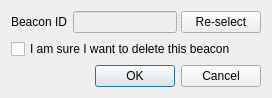
<?xml version="1.0" encoding="UTF-8"?>
<ui version="4.0">
 <class>dlg_beaconRemover</class>
 <widget class="QDialog" name="dlg_beaconRemover">
  <property name="geometry">
   <rect>
    <x>0</x>
    <y>0</y>
    <width>310</width>
    <height>110</height>
   </rect>
  </property>
  <property name="windowTitle">
   <string>Beacon Remover</string>
  </property>
  <layout class="QGridLayout" name="gridLayout">
   <property name="sizeConstraint">
    <enum>QLayout::SetFixedSize</enum>
   </property>
   <item row="0" column="0">
    <layout class="QVBoxLayout" name="verticalLayout">
     <item>
      <widget class="QSplitter" name="splitter">
       <property name="orientation">
        <enum>Qt::Horizontal</enum>
       </property>
       <widget class="QWidget" name="">
        <layout class="QFormLayout" name="formLayout">
         <item row="0" column="0">
          <widget class="QLabel" name="lbl_beaconId">
           <property name="text">
            <string>Beacon ID</string>
           </property>
          </widget>
         </item>
         <item row="0" column="1">
          <widget class="QLineEdit" name="lnedt_beaconId">
           <property name="enabled">
            <bool>false</bool>
           </property>
          </widget>
         </item>
        </layout>
       </widget>
       <widget class="QPushButton" name="pshbtn_re">
        <property name="text">
         <string>Re-select</string>
        </property>
       </widget>
      </widget>
     </item>
     <item>
      <widget class="QCheckBox" name="chkbx_confirm">
       <property name="text">
        <string>I am sure I want to delete this beacon</string>
       </property>
      </widget>
     </item>
     <item>
      <widget class="QDialogButtonBox" name="btnbx_options">
       <property name="standardButtons">
        <set>QDialogButtonBox::Cancel|QDialogButtonBox::Ok</set>
       </property>
      </widget>
     </item>
    </layout>
   </item>
  </layout>
 </widget>
 <resources/>
 <connections/>
</ui>
